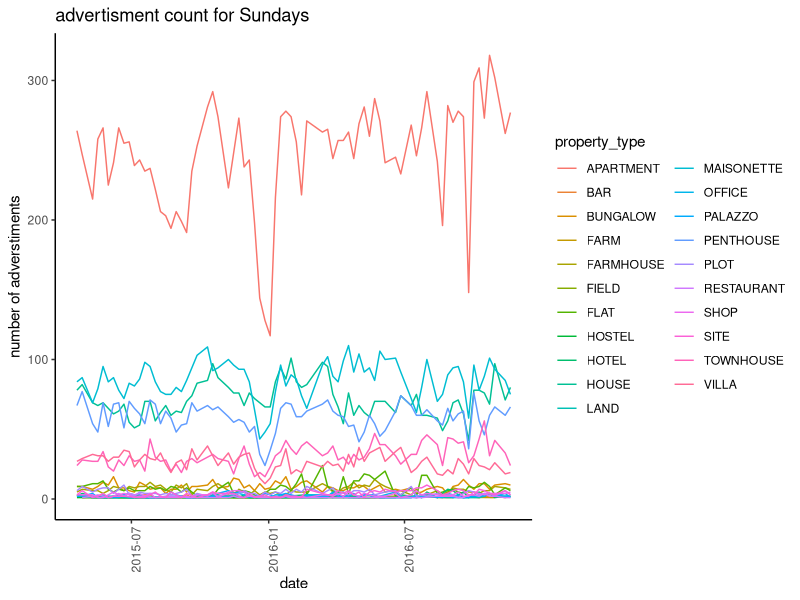
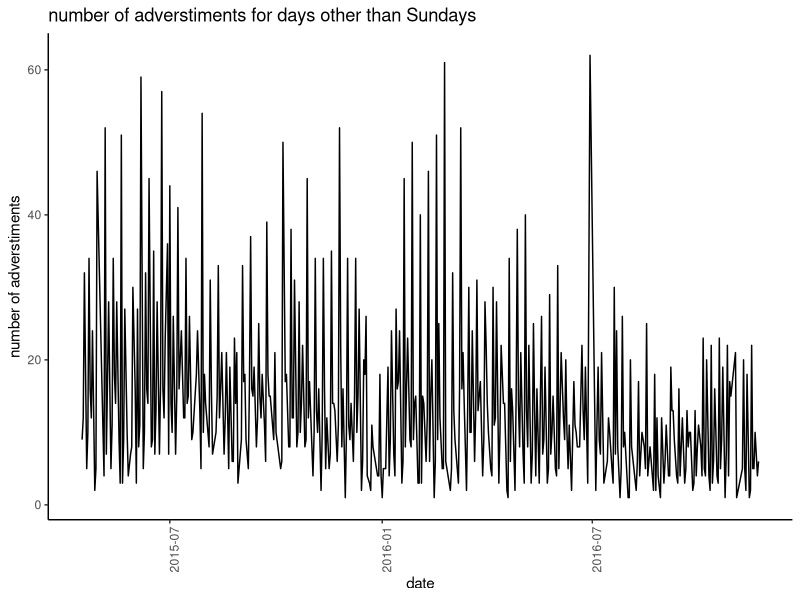
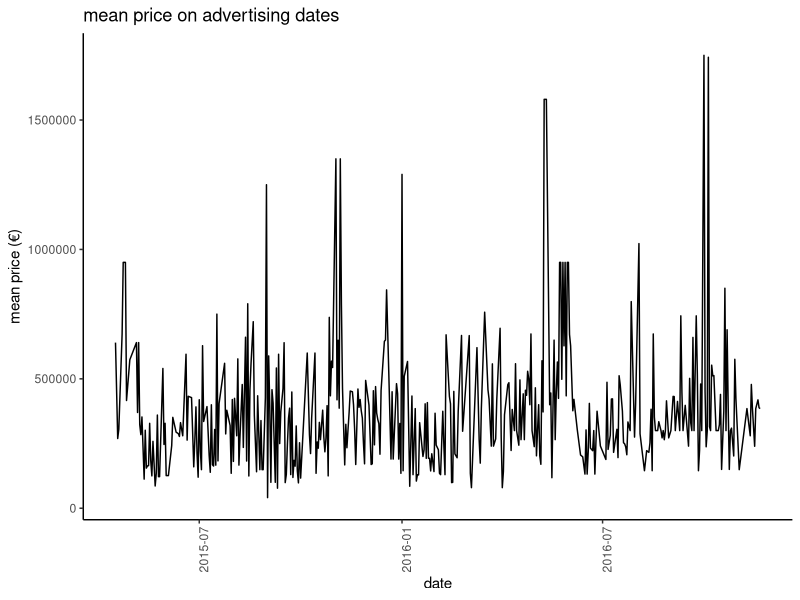
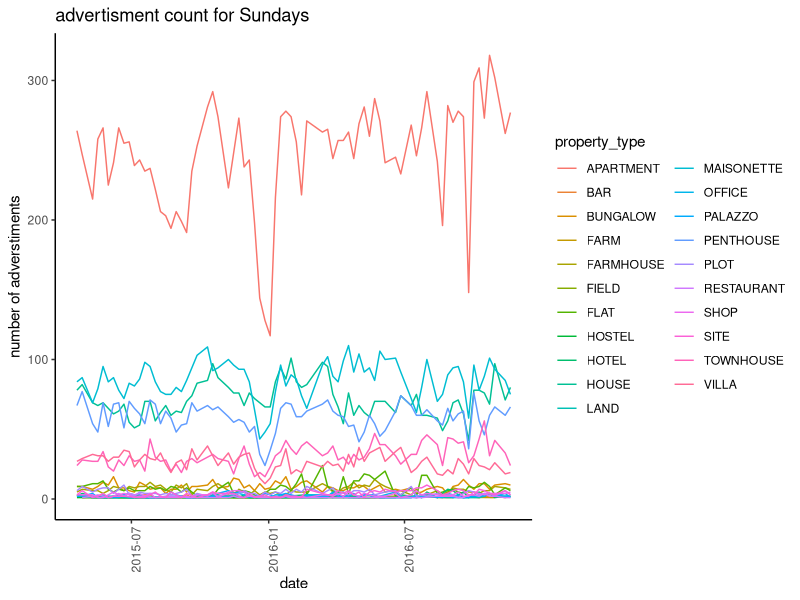
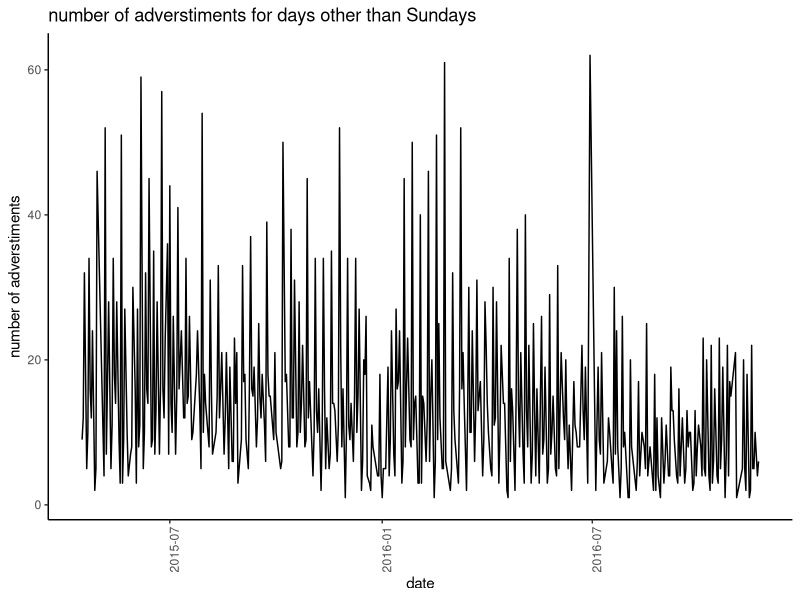
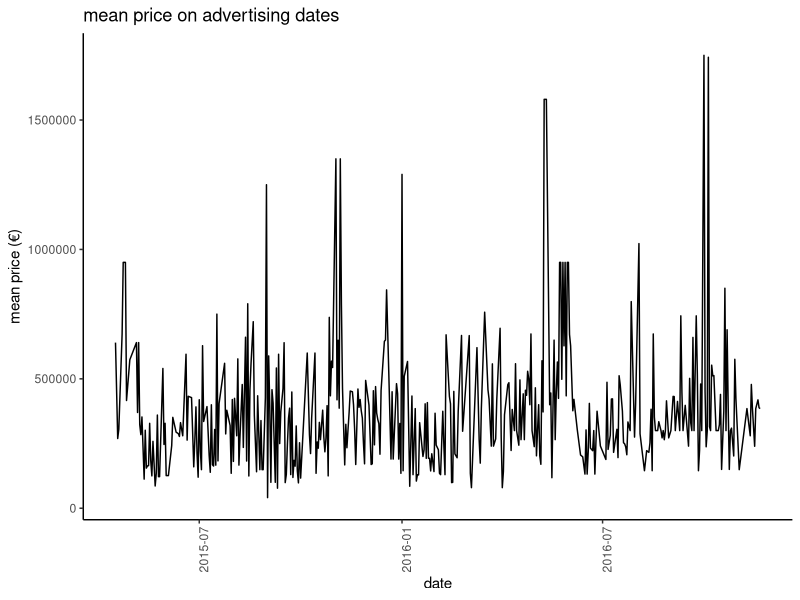

Generate these figures, in order, with R:
library(ggplot2)

# analysis and plots graphs related to the adverts with respect to the
# publishing dates.

# loads advert information (together with the date when each advert appeared)
exFeatures <- read.csv('extracted_with_date_unique.csv',sep = ",",
                       col.names = c("date","location","number",
                                     "price_euro","property_type","area_sqm"),
                       row.names = NULL)

# perform and filtering/numeric conversion
exFeatures <- exFeatures[!is.na(exFeatures$date),]
exFeatures$dates <- as.Date(exFeatures$date)
exFeatures <- exFeatures[!is.na(exFeatures$date),]
exFeatures$price_euro <- as.numeric(exFeatures$price_euro)

orderDates <- (exFeatures$date[order(exFeatures$date)])

orderDates[1]
orderDates[length(orderDates)]

uniqueDates <- unique(orderDates)
uniqueDates <- uniqueDates[order(uniqueDates)]

# obtains the date range when no advert was found
dateDiff <- c()
largeDiffList <- data.frame(d1=c(),d2=c(),ddiff = c())
for (i in 1:(length(uniqueDates)-1)) {
  dateDiff[i] <- difftime(uniqueDates[i+1],uniqueDates[i])
  if (dateDiff[i] > 1) {

    n <- 1+length(largeDiffList$d1)
    entry <- data.frame(d1=c(paste("",uniqueDates[i])),
                        d2=c(paste("",uniqueDates[i+1])),
                        ddiff = c(dateDiff[i]))
    largeDiffList <- rbind(largeDiffList,entry)

  }
}


# sort date range by longest range first
orderedDifferences <- largeDiffList[order(-largeDiffList$ddiff),]
orderedDifferences


# obtains advert days that are Sundays
sundays <- exFeatures[weekdays(exFeatures$dates) == 'Sunday',]
# obtains advert days that are not Sundays
otherDays <- exFeatures[weekdays(exFeatures$dates) != 'Sunday',]

# plots the count of adverts per property type every Sunday.
ggplot(sundays,
       aes(x=dates,color=property_type))+
  geom_line(stat="count") +   theme_classic() +
  theme(axis.text.x = element_text(angle = 90, hjust = 1)) +
  ylab("number of adverstiments")+
  xlab("date")+
  ggtitle("advertisment count for Sundays") 

ggsave('sunday_count_adverts.png')


# plots the count of adverts per property type every Sunday.
ggplot(otherDays,
       aes(x=dates))+
  geom_line(stat="count") +theme_classic() +
  theme(axis.text.x = element_text(angle = 90, hjust = 1)) +
  ylab("number of adverstiments")+
  xlab("date")+
  ggtitle("number of adverstiments for days other than Sundays") 
  

ggsave('not_sunday_count_adverts.png')


# perform outlier removal (these value were determing after plotting box plot)
exFeatures <- exFeatures[exFeatures$price_euro < 8e6,]
exFeatures <- exFeatures[exFeatures$price_euro > 1000,]

# calculate mean price of advertisment in a given date
exFeatures <- na.omit(exFeatures)
meanPriceAdvertisment <- 
  aggregate(x= list(mean_price = exFeatures$price_euro),
            by=list(date=exFeatures$dates),
            FUN=mean)

# plot mean price advertisment per date
ggplot(meanPriceAdvertisment,
       aes(x=date,y=mean_price))+
  geom_line() +
  theme_classic() +
  theme(axis.text.x = element_text(angle = 90, hjust = 1)) +
  ylab("mean price (€)")+
  xlab("date")+
  ggtitle("mean price on advertising dates") 

ggsave("mean_advertisment_per_date.png")


